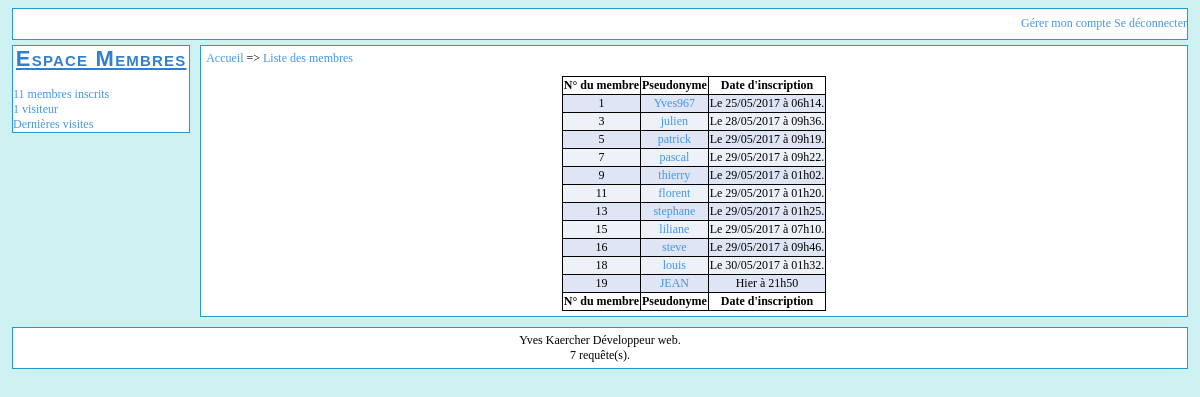
Page /stats.php?see=nb_membres (signed in) on the committed database.
### tables this page shows
CREATE TABLE `membres` (
  `membre_id` int(11) NOT NULL,
  `membre_pseudo` varchar(32) NOT NULL,
  `membre_mdp` varchar(40) NOT NULL,
  `membre_mail` varchar(100) NOT NULL,
  `membre_inscription` bigint(20) NOT NULL,
  `membre_naissance` varchar(11) NOT NULL,
  `membre_msn` varchar(255) NOT NULL,
  `membre_yahoo` varchar(255) NOT NULL,
  `membre_aim` varchar(255) NOT NULL,
  `membre_localisation` varchar(255) NOT NULL,
  `membre_profession` varchar(255) NOT NULL,
  `membre_avatar` varchar(255) NOT NULL,
  `membre_biographie` text NOT NULL,
  `membre_signature` text NOT NULL,
  `membre_derniere_visite` bigint(20) NOT NULL,
  `membre_banni` int(11) NOT NULL DEFAULT '0'
);

### includes/fonctions.php (called while the page is built, shortened)
<?php
function sqlquery($requete, $number)
{
	$query = mysql_query($requete) or exit('Erreur SQL : '.mysql_error().' Ligne : '. __LINE__ .'.');
	if($number == 1)
	{
		$query1 = mysql_fetch_assoc($query);
		return $query1;
	}
	else if($number == 2)
	{
		while($query1 = mysql_fetch_assoc($query))
		{
			$query2[] = $query1;
		}
		return $query2;
	}
	else
	{
		exit('Argument de sqlquery non renseigné ou incorrect.');
	}
}
function queries($num = 1)
{
	global $queries;
	$queries = $queries + intval($num);
}
?>

### includes/config.php (called while the page is built, shortened)
<?php
$queries = 0;
?>

### stats/nb_membres.php (the view, shortened to what this page needs)
<?php
include('includes/haut.php');
?>
                <div id="colonne_gauche">
                <?php
                include('includes/colg.php');
                ?>
                </div>
                <div id="contenu">
                        <div id="map">
                                <a href="index.php">Accueil</a> => <a href="stats.php?see=nb_membres">Liste des membres</a>
                        </div>
<?php
                $membre_query = sqlquery("SELECT membre_id, membre_pseudo, membre_inscription
                FROM membres
                ORDER BY membre_id ASC", 2);
                $i = 0;
?>
                        <div class="membre_liste">
                                <table>
                                        <thead>
                                                <th>N° du membre</th>
                                                <th>Pseudonyme</th>
                                                <th>Date d'inscription</th>
                                        </thead>
                                        <tfoot>
                                                <th>N° du membre</th>
                                                <th>Pseudonyme</th>
                                                <th>Date d'inscription</th>
                                        </tfoot>
                        <tbody>
                <?php
                while(isset($membre_query[$i]))
                {
                        echo '<tr class="ligne_'.($i%2).'">
                        <td>'.$membre_query[$i]['membre_id'].'</td>
                        <td><a href="membres/user.php?id='.$membre_query[$i]['membre_id'].'">'.htmlspecialchars($membre_query[$i]['membre_pseudo'], ENT_QUOTES).'</a></td>
                        <td>'.mepd($membre_query[$i]['membre_inscription']).'</td>
                        </tr>
                        ';
                        $i++;
                }
                ?>
                                        </tbody>
                                </table>
                        </div>
                </div>

### design.css (style rules this page uses)
body { background-color: #CDF0F0; width:auto; margin-left: 1%; margin-right: 1%; font-family: verdana, serif; font-size:12px }
#colonne_gauche { background-color: white; width:15%; margin-top: 5px; margin-bottom: 10px; padding:0; border: 1px solid #2499cc; float: left; }
#contenu { background-color: white; margin-left: 16%; margin-bottom:10px; margin-right:0; margin-top:5px; padding:5px; width:auto; border: 1px solid #2499cc; min-height:200px; }
a, a:visited { color:#4497e6; text-decoration:none; }
table { margin: auto; margin-top: 10px; border: 1px solid black; text-align: center; border-collapse: collapse; }
th { border: 1px solid black; text-align: center; }
td { border: 1px solid black; text-align: center; }
.ligne_0 { background-color: #dfe5f5; }
.ligne_1 { background-color: #edf1f8; }

### rows in the picture
membres: membre_id "1", membre_pseudo "Yves967", membre_inscription "Le 25/05/2017 à 06h14."
membres: membre_id "3", membre_pseudo "julien", membre_inscription "Le 28/05/2017 à 09h36."
membres: membre_id "5", membre_pseudo "patrick", membre_inscription "Le 29/05/2017 à 09h19."
membres: membre_id "7", membre_pseudo "pascal", membre_inscription "Le 29/05/2017 à 09h22."
membres: membre_id "9", membre_pseudo "thierry", membre_inscription "Le 29/05/2017 à 01h02."
membres: membre_id "11", membre_pseudo "florent", membre_inscription "Le 29/05/2017 à 01h20."
membres: membre_id "13", membre_pseudo "stephane", membre_inscription "Le 29/05/2017 à 01h25."
membres: membre_id "15", membre_pseudo "liliane", membre_inscription "Le 29/05/2017 à 07h10."
membres: membre_id "16", membre_pseudo "steve", membre_inscription "Le 29/05/2017 à 09h46."
membres: membre_id "18", membre_pseudo "louis", membre_inscription "Le 30/05/2017 à 01h32."
membres: membre_id "19", membre_pseudo "JEAN", membre_inscription "Hier à 21h50"

### other values in the picture
$num1 = get('nb_membres') "11"
$num2 = get('connectes') "1"
$queries "7"
